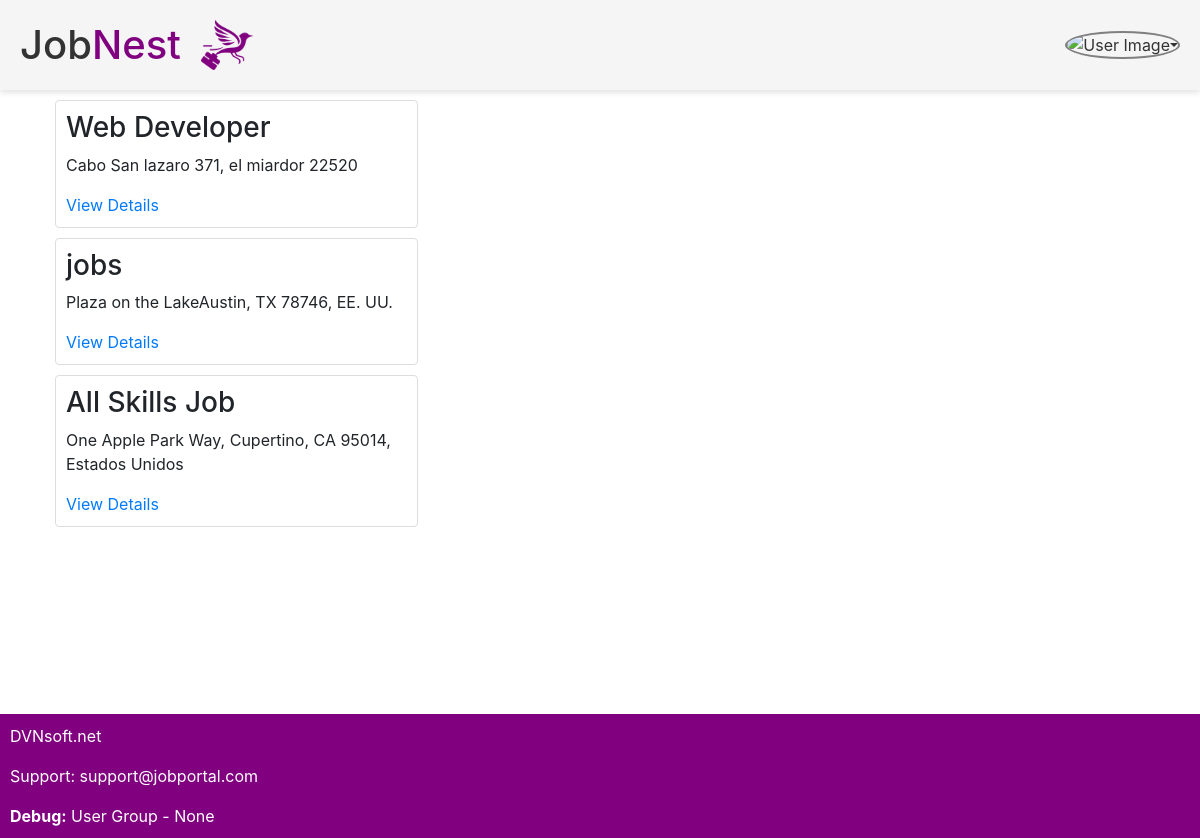
The app's page /job-map/ (signed in) with its own data.
### core/models.py (models this page shows)
class JobPosting(models.Model):
    company = models.ForeignKey(Company, on_delete=models.CASCADE)
    job_title = models.CharField(max_length=255)
    location = models.CharField(max_length=255)
    employment_type = models.CharField(max_length=50)
    salary_range = models.CharField(max_length=100, blank=True, null=True)
    application_deadline = models.DateField()
    about_us = models.TextField(blank=True, null=True)
    job_description = models.TextField()
    skills = models.ManyToManyField(Skill)
    key_responsibilities = models.TextField()
    benefits = models.TextField(blank=True, null=True)
    how_to_apply = models.TextField()

### core/views.py (the view)
# urls.py: path('job-map/', views.job_map, name='job_map'),
@login_required
def job_map(request):
    try:
        jobseeker = JobSeeker.objects.get(user=request.user)
        jobseeker_skills = jobseeker.skills.all()
        matching_job_postings = JobPosting.objects.filter(skills__in=jobseeker_skills).distinct()
    except JobSeeker.DoesNotExist:
        matching_job_postings = []
    context = {'job_postings': matching_job_postings}
    return render(request, 'core/job_map.html', context)

### core/templates/core/job_map.html (shortened to what this page needs)
{% extends "core/base.html" %}
{% block content %}
<!DOCTYPE html>
<html>
<head>
</head>
<body>
    <div class="container">
<div class="job-list">
    {% for job in job_postings %}
        <div class="job" data-address="{{ job.location|escapejs }}" onclick="focusOnMarker('{{ job.location|escapejs }}')">
            <h3>{{ job.job_title }}</h3>
            <p>{{ job.location }}</p>
            <a href="{% url 'job_posting_detail' job.id %}">View Details</a>
        </div>
    {% endfor %}
</div>
        <div id="map"></div>
    </div>
</body>
</html>
{% endblock %}

### core/templates/core/job_map.html (style rules this page uses)
.job-list { flex: 1; overflow-y: auto; padding: 10px; height: 600px; }
.job { cursor: pointer; padding: 10px; margin-bottom: 10px; border: 1px solid #ddd; border-radius: 4px; transition: background-color 0.3s, box-shadow 0.3s; }
.container { display: flex; width: 100%; }
#map { flex: 2; height: 600px; }

### records on screen
JobPosting: job_title "Web Developer", location "Cabo San lazaro 371, el miardor 22520"
JobPosting: job_title "jobs", location "Plaza on the LakeAustin, TX 78746, EE. UU."
JobPosting: job_title "All Skills Job", location "One Apple Park Way, Cupertino, CA 95014, Estados Unidos"
